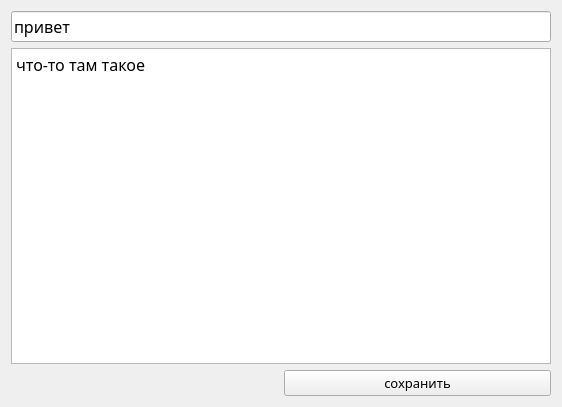
<?xml version="1.0" encoding="UTF-8"?>
<ui version="4.0">
 <class>Form</class>
 <widget class="QWidget" name="Form">
  <property name="geometry">
   <rect>
    <x>0</x>
    <y>0</y>
    <width>562</width>
    <height>407</height>
   </rect>
  </property>
  <property name="windowTitle">
   <string>Form</string>
  </property>
  <layout class="QGridLayout" name="gridLayout_2">
   <item row="0" column="0">
    <layout class="QGridLayout" name="gridLayout">
     <item row="0" column="0" colspan="2">
      <widget class="QLineEdit" name="lineEdit">
       <property name="font">
        <font>
         <family>Segoe Script</family>
         <pointsize>12</pointsize>
        </font>
       </property>
       <property name="text">
        <string>привет</string>
       </property>
      </widget>
     </item>
     <item row="2" column="1">
      <widget class="QPushButton" name="pushButton">
       <property name="font">
        <font>
         <family>Segoe Print</family>
         <pointsize>10</pointsize>
        </font>
       </property>
       <property name="text">
        <string>сохранить</string>
       </property>
      </widget>
     </item>
     <item row="1" column="0" colspan="2">
      <widget class="QTextEdit" name="textEdit">
       <property name="font">
        <font>
         <family>Segoe UI Light</family>
         <pointsize>12</pointsize>
        </font>
       </property>
       <property name="html">
        <string>&lt;!DOCTYPE HTML PUBLIC &quot;-//W3C//DTD HTML 4.0//EN&quot; &quot;http://www.w3.org/TR/REC-html40/strict.dtd&quot;&gt;
&lt;html&gt;&lt;head&gt;&lt;meta name=&quot;qrichtext&quot; content=&quot;1&quot; /&gt;&lt;style type=&quot;text/css&quot;&gt;
p, li { white-space: pre-wrap; }
&lt;/style&gt;&lt;/head&gt;&lt;body style=&quot; font-family:'Segoe UI Light'; font-size:12pt; font-weight:400; font-style:normal;&quot;&gt;
&lt;p style=&quot; margin-top:0px; margin-bottom:0px; margin-left:0px; margin-right:0px; -qt-block-indent:0; text-indent:0px;&quot;&gt;что-то там такое&lt;/p&gt;
&lt;p style=&quot;-qt-paragraph-type:empty; margin-top:0px; margin-bottom:0px; margin-left:0px; margin-right:0px; -qt-block-indent:0; text-indent:0px;&quot;&gt;&lt;br /&gt;&lt;/p&gt;&lt;/body&gt;&lt;/html&gt;</string>
       </property>
      </widget>
     </item>
    </layout>
   </item>
  </layout>
 </widget>
 <resources/>
 <connections/>
</ui>
